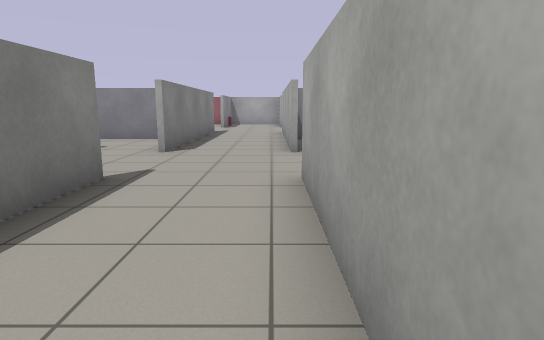
View 1 (above)

22 first-person views from a walk through a world built for the Gazebo simulator. The camera is 1 m above the floor, tilts 10° down and sees 75° across. Floor lines are 1 m apart. The floor is counted in squares, 1 m on a side. Each view is taken from the middle of a square. On the plan, view 1 faces up. The plan holds only what a view shows up to about 13 squares ahead; the rest is blank. Some stock models are drawn as simple stand-ins. Some surface patterns are stand-ins.

View 2
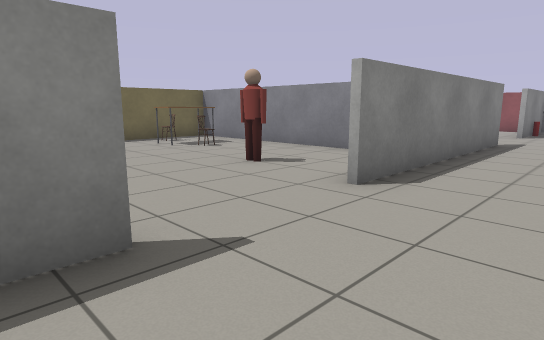

View 3
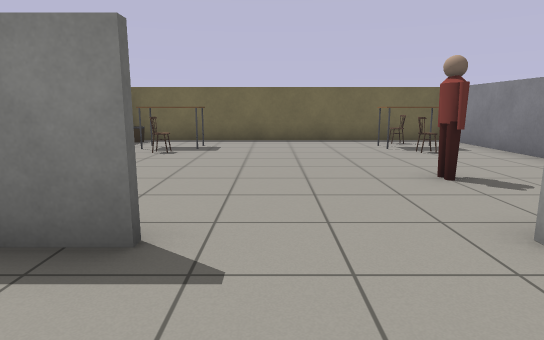

View 4
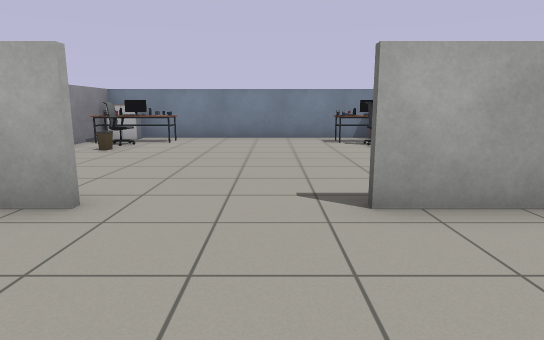

View 5
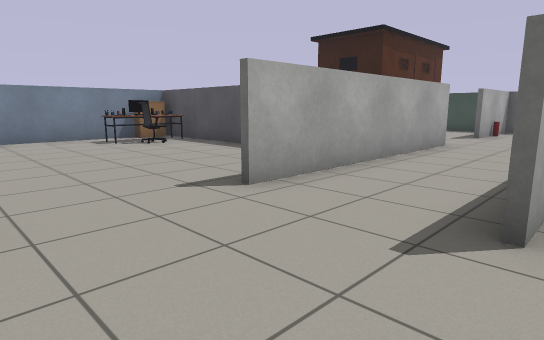

View 6
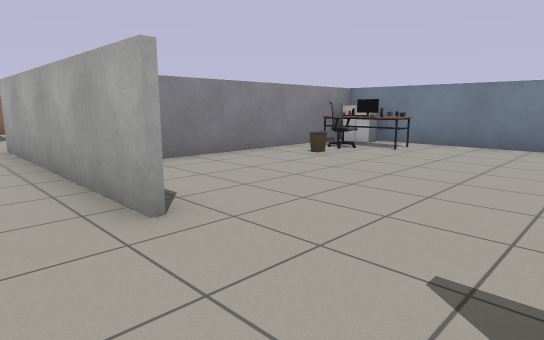

View 7
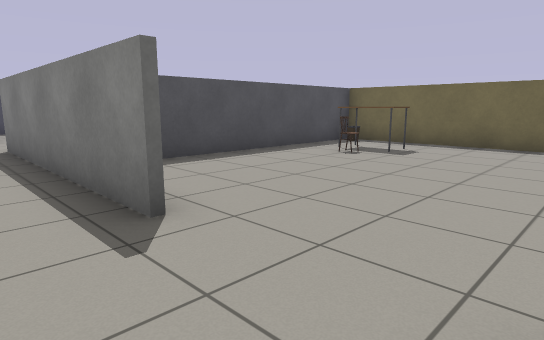

View 8
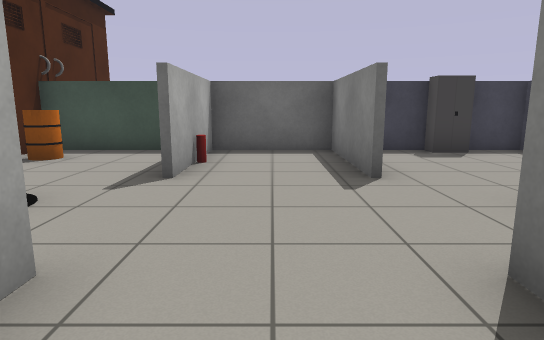

View 9
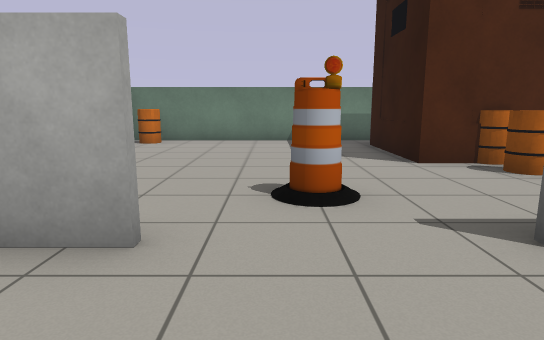

View 10
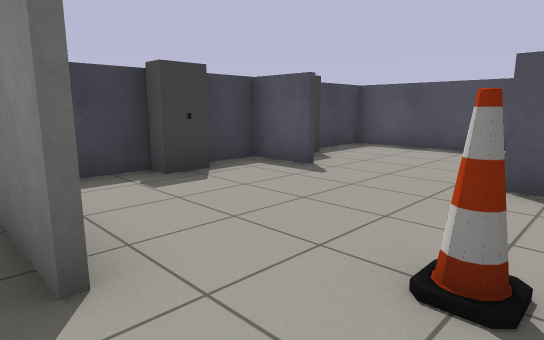

View 11
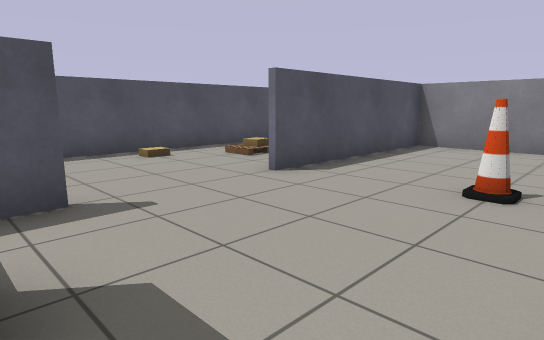

View 12
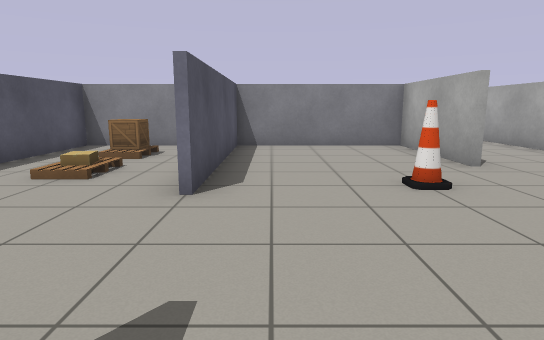

View 13
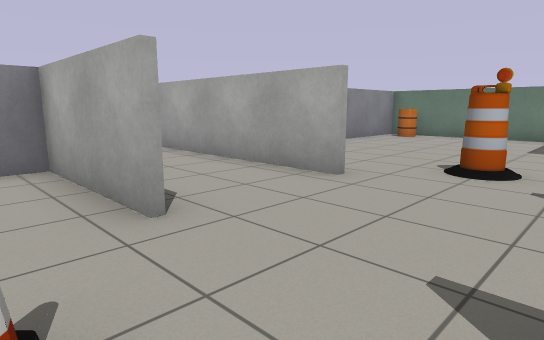

View 14
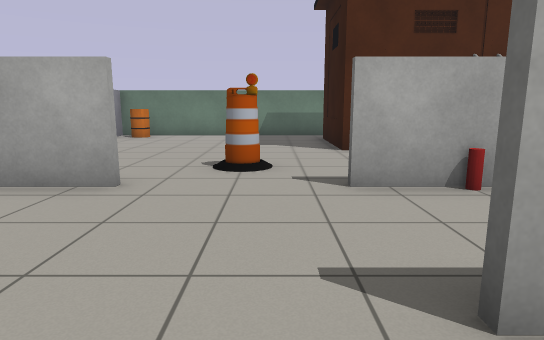

View 15
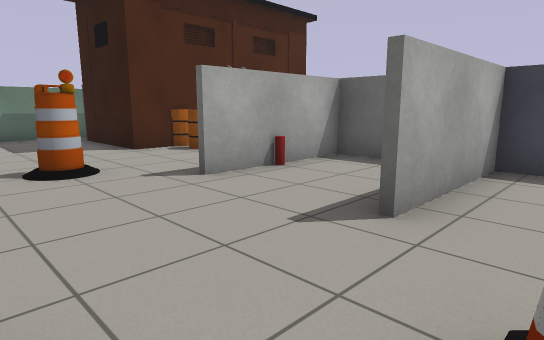

View 16
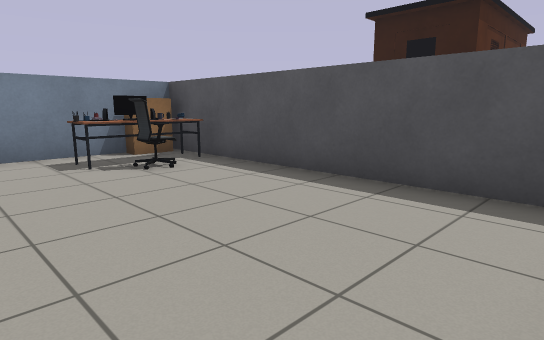

View 17
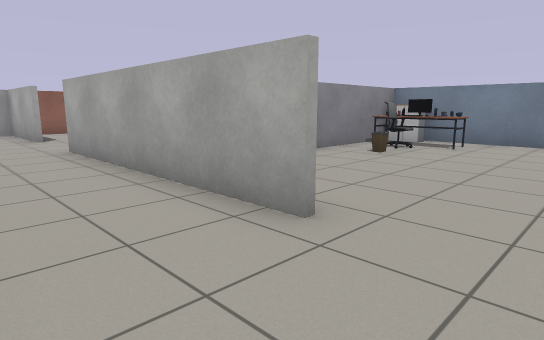

View 18
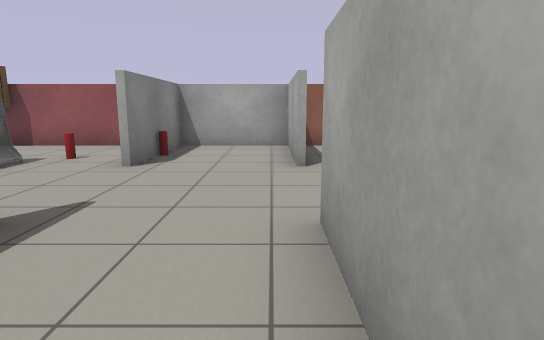

View 19
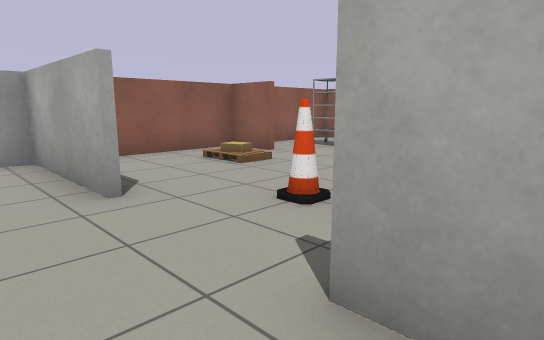

View 20
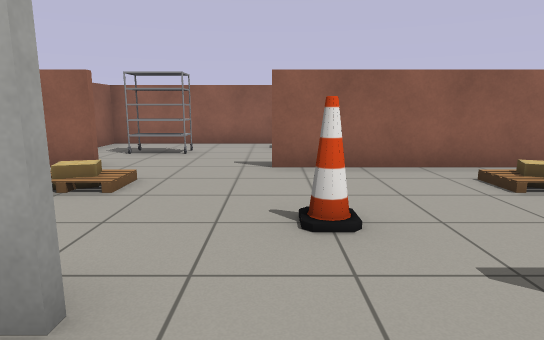

View 21
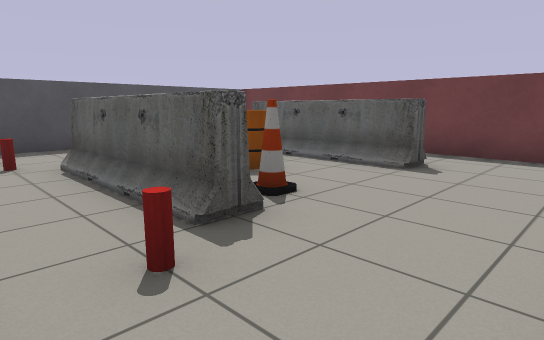

View 22
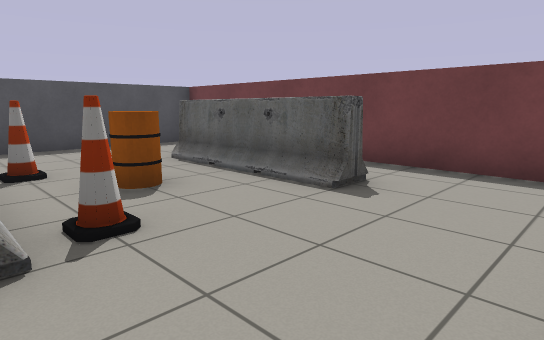

### Floor plan
Ten units are one square. View 1 is at (0, 0); x grows to the right and y downward. Boxes are objects, and circles mark ways between rooms. Rooms are numbered by the first view taken in them; rooms with no view inside come last. Other rooms are left out.
<svg viewBox="-115 -220 215 310">
<path fill="none" stroke="#000" d="M-24 -51 -24 20M-26 -44 -26 -50M15 -16 71 -16M-36 -114 -110 -114M4 21 4 -50M65 -114 8 -114M-95 -16 -44 -16M89 -25 89 -114M-109 -120 -109 -25M-26 21 -26 -14 -69 -14 -69 40M-24 49 -24 85M-26 85 -26 50M-69 69 -69 84 4 84 4 50M44 57 77 57M-85 -14 -110 -14M-110 -16 -95 -16M-109 -25 -109 84 -90 84M89 60 89 -14 58 -14M4 -179 4 -214 -24 -214 -24 -204M-24 -150 -24 -80M-40 -214 -70 -214M49 -199 49 -214 9 -214M49 -124 49 -170M4 -79 4 -150M89 -170 89 -214 65 -214M-109 -204 -109 -120M-110 -116 -41 -116"/>
<rect x="-105" y="-105" width="10" height="10" fill="#bbb"><title>other object</title></rect>
<rect x="-95" y="-45" width="10" height="20" fill="#bbb"><title>table</title></rect>
<rect x="-95" y="-105" width="10" height="20" fill="#bbb"><title>table</title></rect>
<rect x="-85" y="-45" width="10" height="10" fill="#bbb"><title>chair</title></rect>
<rect x="-85" y="-105" width="10" height="10" fill="#bbb"><title>chair</title></rect>
<rect x="-55" y="-95" width="10" height="10" fill="#bbb"><title>person</title></rect>
<rect x="55" y="-105" width="10" height="10" fill="#bbb"><title>bin</title></rect>
<rect x="65" y="-25" width="10" height="10" fill="#bbb"><title>desk</title></rect>
<rect x="65" y="-35" width="10" height="10" fill="#bbb"><title>office chair</title></rect>
<rect x="65" y="-45" width="20" height="10" fill="#bbb"><title>desk</title></rect>
<rect x="65" y="-95" width="20" height="10" fill="#bbb"><title>desk</title></rect>
<rect x="65" y="-105" width="10" height="10" fill="#bbb"><title>office chair</title></rect>
<rect x="65" y="-115" width="10" height="10" fill="#bbb"><title>desk</title></rect>
<rect x="75" y="-35" width="20" height="20" fill="#bbb"><title>bookshelf</title></rect>
<rect x="75" y="-115" width="10" height="20" fill="#bbb"><title>cabinet</title></rect>
<rect x="-105" y="35" width="10" height="10" fill="#bbb"><title>cardboard box</title></rect>
<rect x="-105" y="-25" width="10" height="10" fill="#bbb"><title>other object</title></rect>
<rect x="-95" y="-5" width="10" height="20" fill="#bbb"><title>crate</title></rect>
<rect x="-85" y="75" width="10" height="10" fill="#bbb"><title>cabinet</title></rect>
<rect x="-55" y="75" width="10" height="10" fill="#bbb"><title>cabinet</title></rect>
<rect x="-45" y="25" width="10" height="10" fill="#bbb"><title>cone</title></rect>
<rect x="-5" y="55" width="10" height="10" fill="#bbb"><title>fire extinguisher</title></rect>
<rect x="15" y="25" width="10" height="20" fill="#bbb"><title>barrel</title></rect>
<rect x="75" y="-15" width="10" height="20" fill="#bbb"><title>barrel</title></rect>
<rect x="-95" y="-185" width="10" height="40" fill="#bbb"><title>barrier</title></rect>
<rect x="-75" y="-175" width="10" height="20" fill="#bbb"><title>barrel</title></rect>
<rect x="-75" y="-215" width="10" height="10" fill="#bbb"><title>cabinet</title></rect>
<rect x="-65" y="-155" width="10" height="10" fill="#bbb"><title>cone</title></rect>
<rect x="-65" y="-185" width="10" height="10" fill="#bbb"><title>cone</title></rect>
<rect x="-55" y="-185" width="10" height="40" fill="#bbb"><title>barrier</title></rect>
<rect x="-45" y="-145" width="10" height="10" fill="#bbb"><title>fire extinguisher</title></rect>
<rect x="-45" y="-195" width="10" height="10" fill="#bbb"><title>fire extinguisher</title></rect>
<rect x="-25" y="-205" width="10" height="20" fill="#bbb"><title>fire extinguisher</title></rect>
<rect x="15" y="-175" width="10" height="10" fill="#bbb"><title>cone</title></rect>
<rect x="65" y="-205" width="10" height="20" fill="#bbb"><title>rack</title></rect>
<circle cx="-5" cy="20" r="3" fill="#2a7"/>
<circle cx="-5" cy="-90" r="3" fill="#2a7"/>
<text x="-10" y="-60">1</text>
<text x="-20" y="30">2</text>
<text x="-10" y="-170">3</text>
</svg>
Room 1 opens to room 2. Room 1 opens to room 3.

Where each view was taken, in squares from view 1:
view 1: 0 up, 0 right, facing up
view 2: 4 up, 0 right, facing up-left
view 3: 6 up, 0 right, facing left
view 4: 6 up, 3 left, facing right
view 5: 8 up, 3 left, facing down-right
view 6: 5 up, 1 left, facing up-right
view 7: 8 up, 1 left, facing down-left
view 8: 0 up, 1 left, facing down
view 9: 3 down, 2 left, facing right
view 10: 3 down, 2 left, facing down-left
view 11: 8 down, 3 left, facing up-left
view 12: 8 down, 6 left, facing up
view 13: 5 down, 4 left, facing up-right
view 14: 4 down, 4 left, facing right
view 15: 2 down, 4 left, facing down-right
view 16: 6 up, 1 right, facing down-right
view 17: 6 up, 2 left, facing up-right
view 18: 12 up, 0 right, facing up
view 19: 14 up, 1 left, facing up-right
view 20: 17 up, 1 left, facing right
view 21: 21 up, 3 left, facing down-left
view 22: 21 up, 5 left, facing down-left
